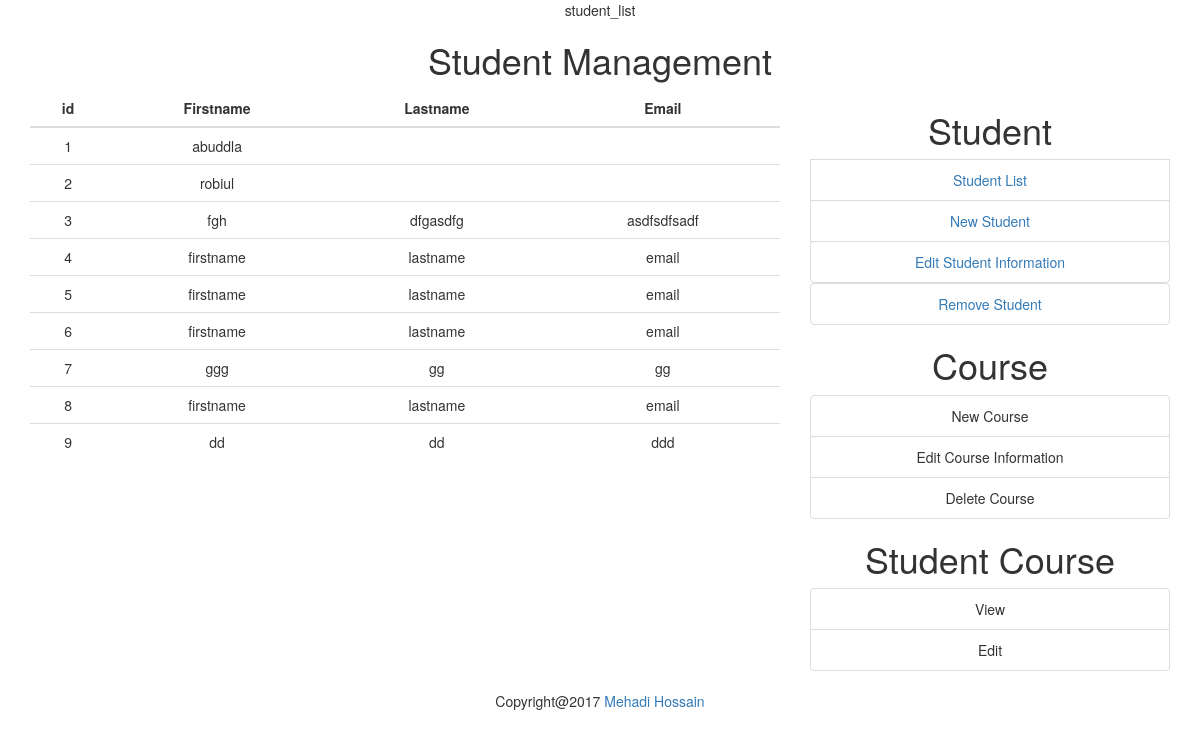
/index.php?value=student_list, run on the app's committed database.
### tables this page shows
CREATE TABLE `student` (
  `id` int(11) NOT NULL,
  `firstname` varchar(12) NOT NULL,
  `lastname` varchar(40) NOT NULL,
  `email` varchar(40) NOT NULL
);

### view/student/student_list.php (the view, shortened to what this page needs)
<!DOCTYPE html>
<html lang="en">
<head>
    <link rel="stylesheet" href="https://maxcdn.bootstrapcdn.com/bootstrap/3.3.7/css/bootstrap.min.css">
</head>
<body>
<table class="table table-hover">
    <thead>
    <tr>
        <th class="text-center">id</th>
        <th class="text-center">Firstname</th>
        <th class="text-center">Lastname</th>
        <th class="text-center">Email</th>
    </tr>
    </thead>
    <tbody>
    <?php
    $servername = "localhost";
    $username = "root";
    $password = "1234567";
    $dbname = "sug";
    $conn = new mysqli($servername, $username, $password,$dbname);
    $sql = "SELECT *  FROM student";
    $result = $conn->query($sql);
    if ($result->num_rows > 0) {
        while($row = $result->fetch_assoc()) {
            echo "<tr> <td>" . $row["id"]. "</td><td>" . $row["firstname"]. "</td><td>" . $row["lastname"]. "</td><td>" . $row["email"]. "</td></tr>";
        }
    } else {
        echo "0 results";
    }
    ?>
    </tbody>
</table>
</body>
</html>

### index.php (shortened to what this page needs)
<!DOCTYPE html>
<html lang="en">
<head>
    <link rel="stylesheet" href="https://maxcdn.bootstrapcdn.com/bootstrap/3.3.7/css/bootstrap.min.css">
    <link rel="stylesheet" type="text/css" href="view/css/index.css">
</head>
<body>
<div class="container">
    <div class="row">
        <div class="col-md-12">
            <?php echo $_GET['value'].'<br>'; ?>
            <?php include_once 'view/header.php'?>
        </div>
    </div>
    <div class="row">
        <div class="col-md-8">
            <?php
            switch ($_GET['value']) {
                case 'student_list':
                    include 'view/student/student_list.php';
                    break;
            }
            ?>
        </div>
        <div class="col-md-4">
            <?php include_once 'view/side_menu.php' ?>
        </div>
    </div>
    <div class="row">
        <div class="col-md-12">
            <?php include_once 'view/footer.php'?>
        </div>
    </div>
</div>
</body>
</html>

### view/header.php (shortened to what this page needs)
<!DOCTYPE html>
<html lang="en">
<head>
    <link rel="stylesheet" href="https://maxcdn.bootstrapcdn.com/bootstrap/3.3.7/css/bootstrap.min.css">
</head>
<body class="text-center">
<h1>Student Management</h1>
</body>
</html>

### view/side_menu.php (shortened to what this page needs)
<!DOCTYPE html>
<html lang="en">
<head>
    <link rel="stylesheet" href="https://maxcdn.bootstrapcdn.com/bootstrap/3.3.7/css/bootstrap.min.css">
</head>
<body>
            <h1>Student</h1>
            <ul class="list-group">
                <a href="index.php?value=student_list"><li class="list-group-item">Student List</a>
                <a href="index.php?value=new_student"><li class="list-group-item">New Student</li></a>
                <a href="index.php?value=edit_student"><li class="list-group-item">Edit Student Information</li></a>
                <a href="index.php?value=remove_student"><li class="list-group-item">Remove Student</li></a>
            </ul>
            <h1>Course</h1>
            <ul class="list-group">
                <li class="list-group-item">New Course</li>
                <li class="list-group-item">Edit Course Information</li>
                <li class="list-group-item">Delete Course</li>
            </ul>
            <h1>Student Course</h1>
            <ul class="list-group">
                <li class="list-group-item">View</li>
                <li class="list-group-item">Edit</li>
            </ul>
</body>
</html>

### view/footer.php (shortened to what this page needs)
<!DOCTYPE html>
<html lang="en">
<head>
    <link rel="stylesheet" href="https://maxcdn.bootstrapcdn.com/bootstrap/3.3.7/css/bootstrap.min.css">
</head>
<body>
<div class="text-center footer">
    Copyright@2017 <a href="#">Mehadi Hossain</a>
</div>
</body>
</html>

### data on the page
student: id "1", firstname "abuddla"
student: id "2", firstname "robiul"
student: id "3", firstname "fgh", lastname "dfgasdfg", email "asdfsdfsadf"
student: id "4", firstname "firstname", lastname "lastname", email "email"
student: id "5", firstname "firstname", lastname "lastname", email "email"
student: id "6", firstname "firstname", lastname "lastname", email "email"
student: id "7", firstname "ggg", lastname "gg", email "gg"
student: id "8", firstname "firstname", lastname "lastname", email "email"
student: id "9", firstname "dd", lastname "dd", email "ddd"

### other printed values
$_GET['value'] "student_list"
